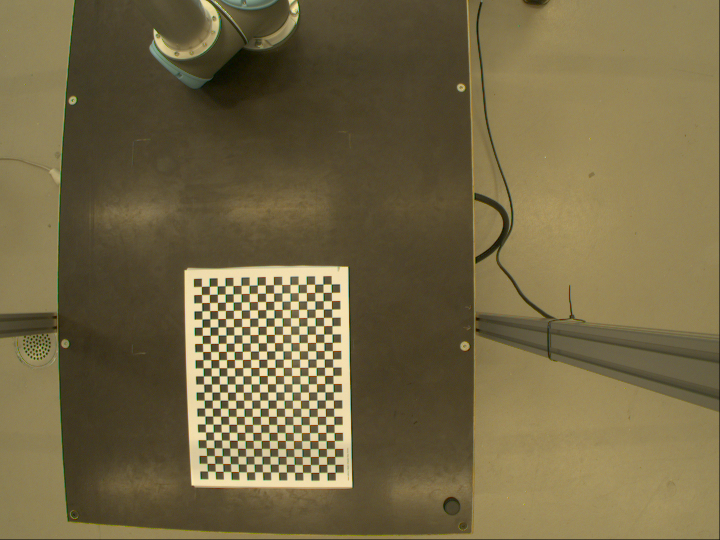
//> input picture data/Image1.png, 1440 x 1080 px (shown at 1/2 size); its folder holds only this picture in this run
$ ./Source   (built with g++ and OpenCV 4)
//> lines starting //> are read from the running program, lines starting //| are printed output that depends on the picture; after the words box and inside, x2 and y2 are one past the last pixel; in counts of white or black regions, pixels touching at a corner belong together
#include <iostream>
#include "opencv2/core.hpp"
#include "opencv2/highgui.hpp"
#include <opencv2/imgproc/imgproc.hpp>
#include <opencv2/core/core.hpp>
#include <opencv2/imgproc/imgproc.hpp>
#include <opencv2/calib3d.hpp>
#include <opencv2/opencv.hpp>
#include <opencv2/highgui/highgui.hpp>
#include<opencv2/core/core.hpp>
#include<opencv2/highgui/highgui.hpp>
#include<opencv2/imgproc/imgproc.hpp>
#include <iostream>
#include <stdio.h>
using namespace std;
using namespace cv;


int main(int argc, char* argv[])
{
	(void)argc;
	(void)argv;

	std::vector<cv::String> fileNames;
	cv::glob("data/*.png", fileNames, false); //taking checkerboard images
	std::vector<std::vector<cv::Point2f>> foundPoints(fileNames.size());


	std::vector<std::vector<cv::Point3f>> worldCornerPoints;

										// SECTION 1   Create Known CheckerBoard Positions
	//The board has 25 x 18
	// fields with a size of 15x15mm
	int checkerBoard[2] = { 18,25 };
	std::vector<cv::Point3f> corners;

	for (int i = 1; i < checkerBoard[1]; i++) {
		for (int j = 1; j < checkerBoard[0]; j++) {
			corners.push_back(cv::Point3f(j, i, 0)); // push to the corner vector all of the calculated locations where we expect the things to be
		}
	}

						// END OF SECTION 1


				// SECTION 2
	//Get ChessBoard Corners
	std::vector<cv::Point2f> imgPoint;
	// Detect feature points
	std::size_t i = 0;
	for (auto const &f : fileNames) {
		std::cout << std::string(f) << std::endl;

		// Read in the image and call cv::findChessboardCorners()
		cv::Mat img = cv::imread(fileNames[i]);
//> img is the input picture: 1080 rows x 1440 cols, CV_8UC3; mean B, G, R 69.3, 103.9, 116.1
		cv::Mat gray;

		cv::cvtColor(img, gray, cv::COLOR_RGB2GRAY);
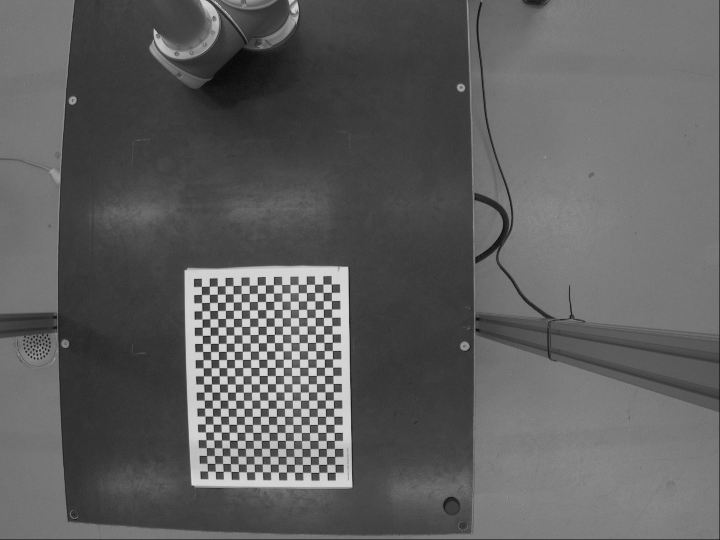
//> gray: 1080 rows x 1440 cols, CV_8UC1 (shown at 1/2 size); min 0, max 236, mean 94.9

		bool patternFound = cv::findChessboardCorners(gray, Size(24,17), foundPoints[i], cv::CALIB_CB_ADAPTIVE_THRESH + cv::CALIB_CB_NORMALIZE_IMAGE + cv::CALIB_CB_FAST_CHECK); //the suitable flags for pattern found
//> foundPoints = 1 point lists; patternFound = true

		// Use cv::cornerSubPix() to refine the found corner detections
		if (patternFound) {
			cv::cornerSubPix(gray, foundPoints[i], cv::Size(11, 11), cv::Size(-1, -1), cv::TermCriteria(cv::TermCriteria::EPS + cv::TermCriteria::MAX_ITER, 30, 0.1));
			worldCornerPoints.push_back(corners);
		}

		// Display   If you would like to display, please rmove the comment
		cv::drawChessboardCorners(img, Size(24,18),foundPoints[i], patternFound);
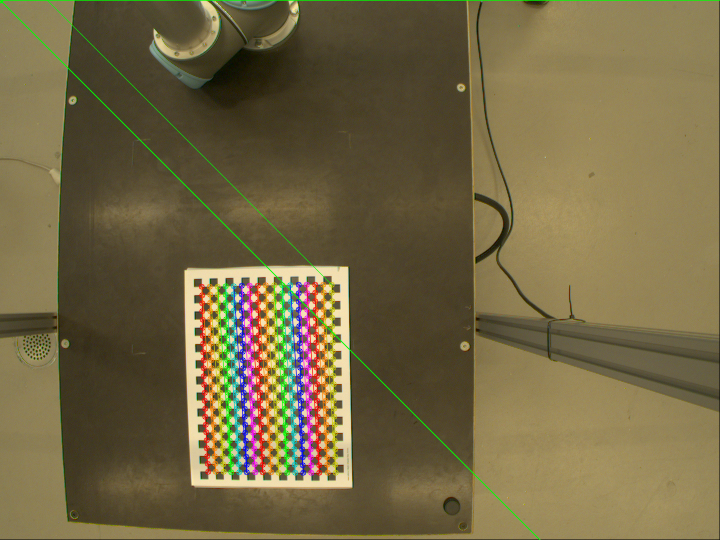
//> img: 1080 rows x 1440 cols, CV_8UC3 (shown at 1/2 size); 4.52% of pixels changed, all inside (x1, y1, x2, y2) = (0, 0, 1440, 1080)
		//cv::imshow("chessboard detection", img);
		//cv::waitKey(0);

		i++;
	}
					// END OF SECTION 2


				// SECTION 3  CAMERA CALIBRATION

	cv::Matx33f intrinsic(cv::Matx33f::eye());  // intrinsic camera matrix
	cv::Vec<float, 5> distortion(0, 0, 0, 0, 0); // distortion parameters

	std::vector<cv::Mat> Rvector, Tvector;
	std::vector<double> stdIntrinsics, stdExtrinsics, perViewErrors;
	int flags = cv::CALIB_FIX_ASPECT_RATIO + cv::CALIB_FIX_K3 +
		cv::CALIB_ZERO_TANGENT_DIST + cv::CALIB_FIX_PRINCIPAL_POINT;

	cv::Size frameSize(2000, 1500);

	std::cout << "Calibrating..." << std::endl;
	// cv::calibrateCamera()" with the input coordinates and output parameters as declared above

	float error = cv::calibrateCamera(worldCornerPoints, foundPoints, frameSize, intrinsic, distortion, Rvector, Tvector, flags);
//> intrinsic = [[4801.3, 0, 999.5], [0, 4801.3, 749.5], [0, 0, 1]]; distortion = [12.91, -524.6, 0, 0, 0]; error = 112.8

	std::cout << "Reprojection error = " << error << "\nIntrinsic Parameters =\n"
		<< intrinsic << "\nDistortion Parameters=\n"
		<< distortion << std::endl;
//| Reprojection error = 112.785
//| Intrinsic Parameters =
//| [4801.3179, 0, 999.5;
//|  0, 4801.3179, 749.5;
//|  0, 0, 1]
//| Distortion Parameters=
//| [12.9076, -524.556, 0, 0, 0]

	// Precompute lens correction interpolation
	cv::Mat mapX, mapY;
	cv::initUndistortRectifyMap(intrinsic, distortion, cv::Matx33f::eye(), intrinsic, frameSize, CV_32FC1,
		mapX, mapY);
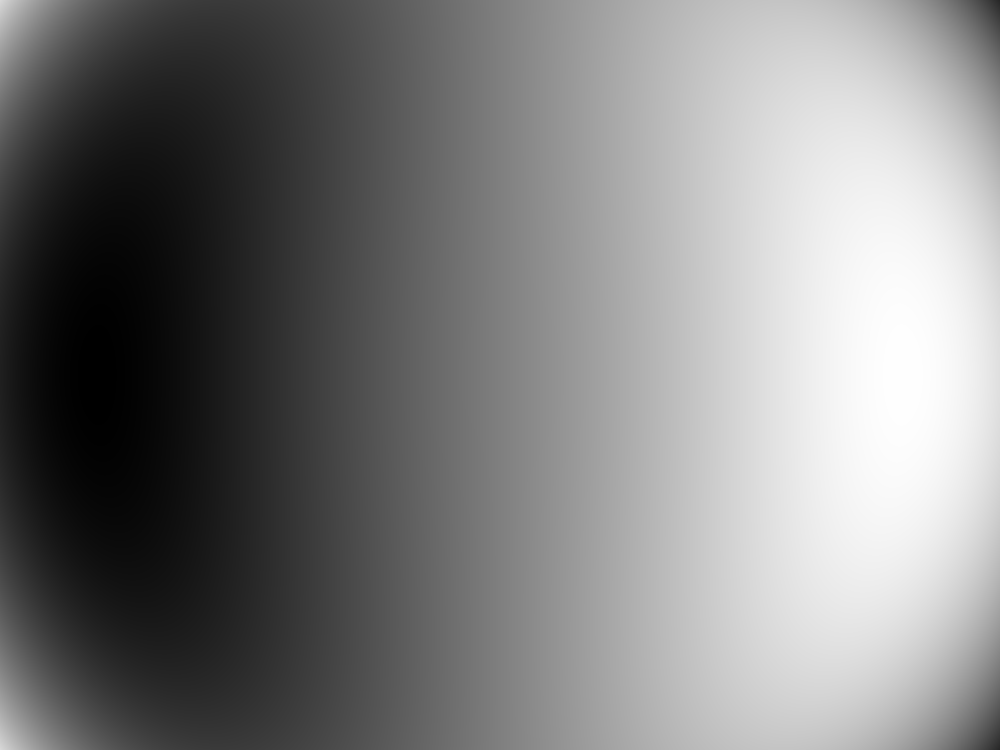
//> mapX: 1500 rows x 2000 cols, CV_32FC1 (shown at 1/2 size); min 236.1, max 1762.9, mean 999.5; drawn with min black and max white
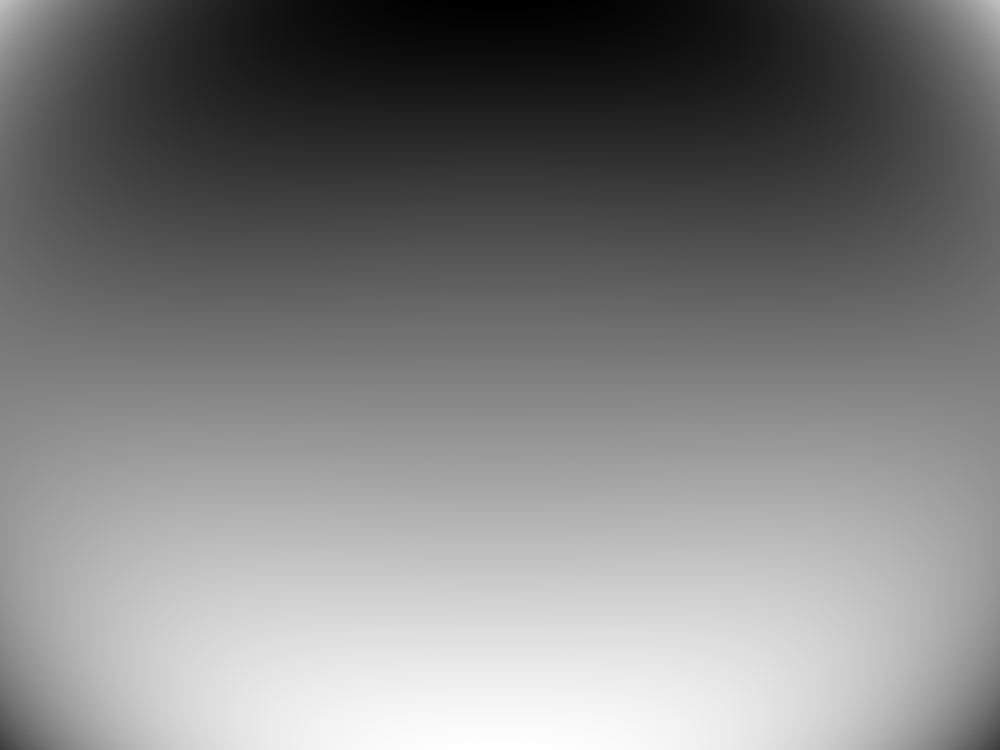
//> mapY: 1500 rows x 2000 cols, CV_32FC1 (shown at 1/2 size); min -2.29, max 1501.3, mean 749.5; drawn with min black and max white


				//END OF SECTION 5


	cv::Mat img = cv::imread("test_image.png", cv::IMREAD_COLOR);
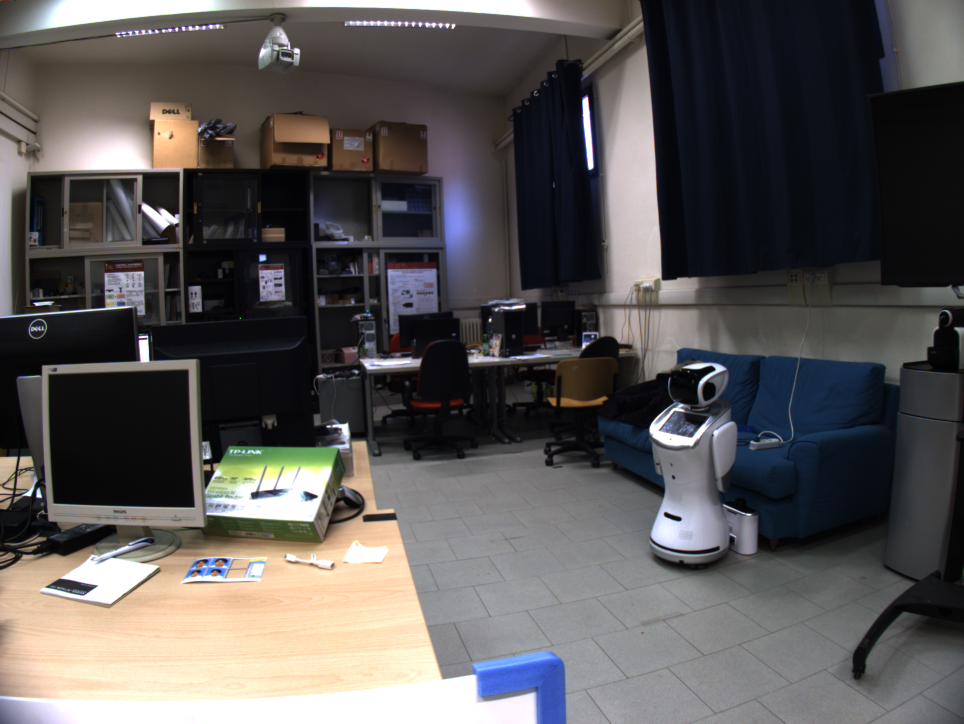
//> input picture test_image.png, 1928 x 1448 px (shown at 1/2 size)
//> img is the input picture: 1448 rows x 1928 cols, CV_8UC3; mean B, G, R 86.2, 86.8, 89.8
	cv::Mat imgUndistorted;
	// 5. Remap the image using the precomputed interpolation maps.
	cv::remap(img, imgUndistorted, mapX, mapY, cv::INTER_LINEAR);
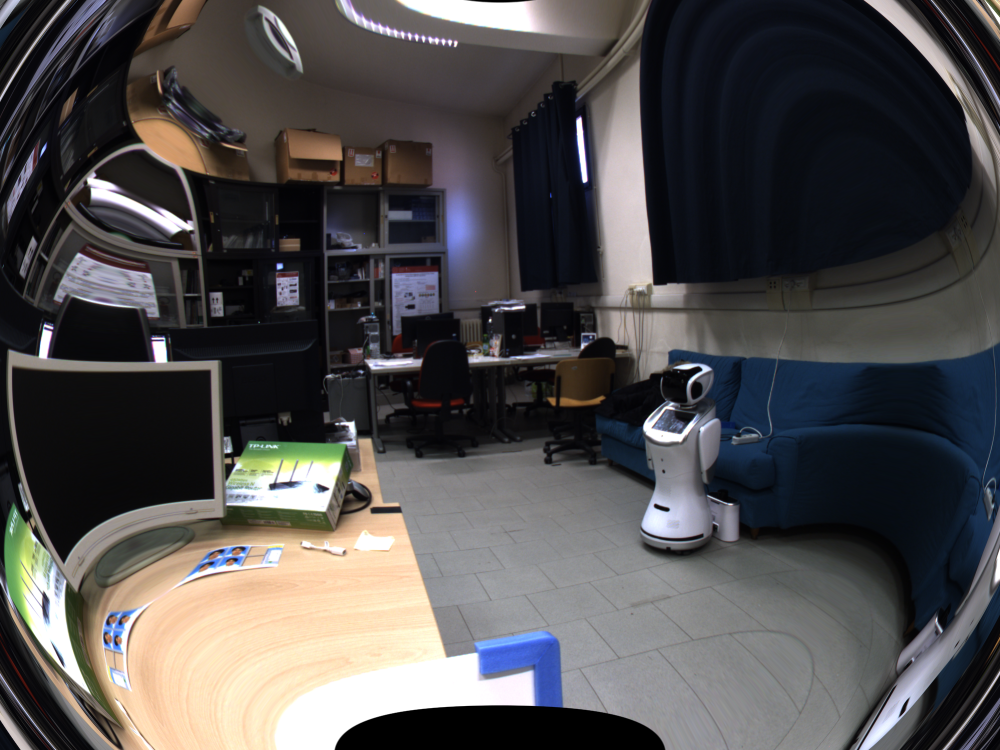
//> imgUndistorted: 1500 rows x 2000 cols, CV_8UC3 (shown at 1/2 size); mean B, G, R 78.3, 78.1, 80.3

	// Display
	cv::namedWindow("Original distorted image",WINDOW_NORMAL);
	cv::imshow("Original distorted image", img);

	cv::namedWindow("Undistorted image",WINDOW_NORMAL);
	cv::imshow("Undistorted image", imgUndistorted);
	cv::waitKey(0);


	return 0;
}
